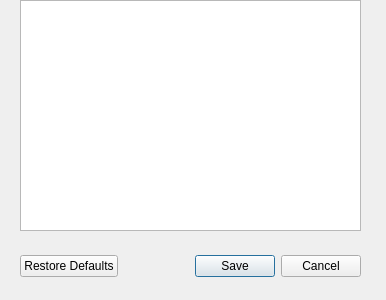
<?xml version="1.0" encoding="UTF-8"?>
<ui version="4.0">
 <class>EditorDialog</class>
 <widget class="QDialog" name="EditorDialog">
  <property name="geometry">
   <rect>
    <x>0</x>
    <y>0</y>
    <width>386</width>
    <height>300</height>
   </rect>
  </property>
  <property name="windowTitle">
   <string>Edit Distractors</string>
  </property>
  <widget class="QDialogButtonBox" name="buttonBox">
   <property name="geometry">
    <rect>
     <x>20</x>
     <y>250</y>
     <width>341</width>
     <height>32</height>
    </rect>
   </property>
   <property name="orientation">
    <enum>Qt::Horizontal</enum>
   </property>
   <property name="standardButtons">
    <set>QDialogButtonBox::Cancel|QDialogButtonBox::RestoreDefaults|QDialogButtonBox::Save</set>
   </property>
   <property name="centerButtons">
    <bool>false</bool>
   </property>
  </widget>
  <widget class="QTextEdit" name="textEdit">
   <property name="geometry">
    <rect>
     <x>20</x>
     <y>0</y>
     <width>341</width>
     <height>231</height>
    </rect>
   </property>
  </widget>
 </widget>
 <resources/>
 <connections>
  <connection>
   <sender>buttonBox</sender>
   <signal>rejected()</signal>
   <receiver>EditorDialog</receiver>
   <slot>reject()</slot>
   <hints>
    <hint type="sourcelabel">
     <x>316</x>
     <y>260</y>
    </hint>
    <hint type="destinationlabel">
     <x>269</x>
     <y>263</y>
    </hint>
   </hints>
  </connection>
 </connections>
 <slots>
  <slot>restoreDefaults()</slot>
 </slots>
</ui>
